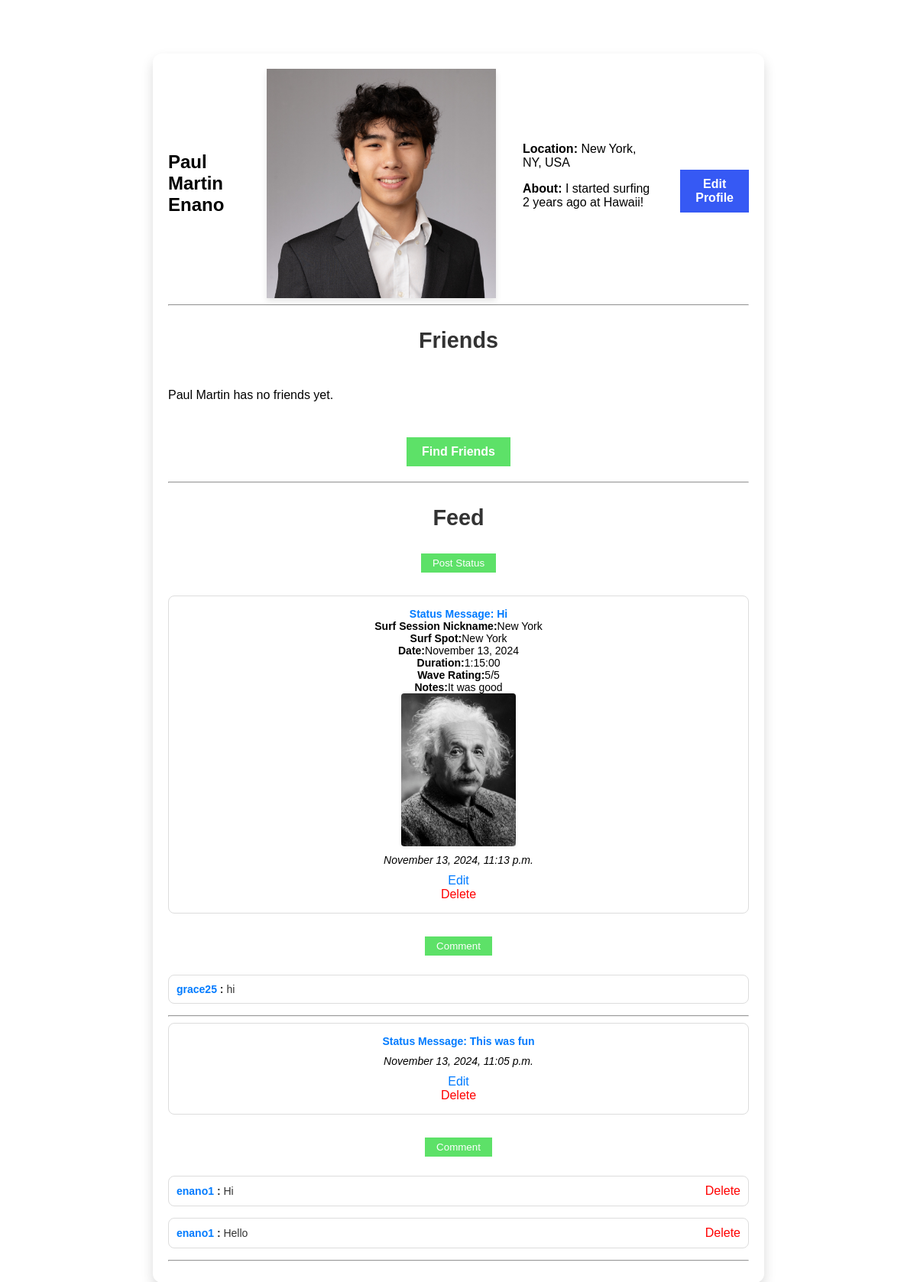
Page /profile/6/ (signed in) on the committed database.
### tide/models.py (models this page shows, shortened)
class Profile(models.Model):
    user = models.OneToOneField(User, on_delete=models.CASCADE)  # Each user has one profile
    fname = models.CharField(max_length=100)
    lname = models.CharField(max_length=100)
    city = models.CharField(max_length=100)
    email = models.EmailField()
    image = models.ImageField(upload_to='profile_images/', blank=True, null=True)
    bio = models.TextField(default="This is where you can add a bio or description about the user.", blank=True)
    def get_friends(self):
        friends = Friend.objects.filter(models.Q(profile1=self) | models.Q(profile2=self))
        return [f.profile2 if f.profile1 == self else f.profile1 for f in friends]

class StatusMessage(models.Model):
    timestamp = models.DateTimeField(auto_now_add=True)
    message = models.TextField()
    profile = models.ForeignKey('Profile', on_delete=models.CASCADE, related_name='status_messages')
    surf_session = models.OneToOneField(SurfSession, on_delete=models.SET_NULL, null=True, blank=True)
    def get_images(self):
        return self.images.all()

class SurfSession(models.Model):
    surf_spot = models.ForeignKey(SurfSpot, on_delete=models.CASCADE, related_name='surf_sessions')
    user = models.ForeignKey(User, on_delete=models.CASCADE, related_name='surf_sessions')
    date = models.DateField()
    duration = models.DurationField()
    wave_rating = models.IntegerField(choices=[(i, str(i)) for i in range(1, 6)])
    notes = models.TextField(blank=True, max_length=100)

class SurfSpot(models.Model):
    user = models.ForeignKey(User, on_delete=models.CASCADE, related_name='surf_spots')
    station_id = models.CharField(max_length=10)
    nickname = models.CharField(max_length=100, blank=True)
    latitude = models.FloatField()
    longitude = models.FloatField()
    created_at = models.DateTimeField(auto_now_add=True)
    def __str__(self):
        return f"{self.nickname or self.station_id}"
    class Meta:
        ordering = ['-created_at']

class Image(models.Model):
    image_file = models.ImageField(upload_to='images/')
    status_message = models.ForeignKey('StatusMessage', on_delete=models.CASCADE, related_name='images')

class Comment(models.Model):
    status_message = models.ForeignKey('StatusMessage', on_delete=models.CASCADE, related_name='comments')
    parent_comment = models.ForeignKey('self', on_delete=models.CASCADE, related_name='replies', null=True, blank=True)
    profile = models.ForeignKey('Profile', on_delete=models.CASCADE, related_name='comments')
    comment_text = models.TextField()

### tide/views.py (the view)
# urls.py: path('profile/<int:pk>/', views.ShowProfilePageView.as_view(), name='show_profile'),
class ShowProfilePageView(LoginRequiredMixin, DetailView):
    model = Profile
    template_name = 'tide/show_profile.html'
    context_object_name = 'profile'
    login_url = '/login/'

### tide/templates/tide/show_profile.html (shortened to what this page needs)
{% extends 'tide/base.html' %}
{% block content %}
<body class="profile-body">
    <div class="content-wrapper">
        <div class="profile-expanded-card">
            <div class="profile-header">
                <h2>{{ profile.fname }} {{ profile.lname }}</h2>
                {% if profile.image %}
                    <img src="{{ profile.image.url }}" class="profile-image-large" alt="{{ profile.fname }} {{ profile.lname }}">
                {% else %}
                    <img src="https://picsum.photos/400/300" class="profile-image-large" alt="Default Profile Image">
                {% endif %}
                <div class="profile-info">
                    <p><strong>Location:</strong> {{ profile.city }}</p>
                    <p><strong>About:</strong> {{ profile.bio }}</p>
                </div>
                {% if request.user == profile.user %}
                    <a href="{% url 'update_profile' profile.pk %}" class="edit-profile-button">Edit Profile</a>
                {% endif %}
            </div>
            <hr>
            <div class="friends-section">
                <h3>Friends</h3>
                <div class="friends-container">
                    {% for friend in profile.get_friends %}
                        <div class="friend-card">
                            <a href="{% url 'show_profile' friend.pk %}">
                                {% if friend.image and friend.image.name %}
                                    <img src="{{ friend.image.url }}" class="friend-image" alt="{{ friend.fname }} {{ friend.lname }}">
                                {% else %}
                                    <img src="https://picsum.photos/60/60" class="friend-image" alt="Default Profile Image">
                                {% endif %}
                                <p class="friend-name">{{ friend.fname }} {{ friend.lname }}</p>
                            </a>
                        </div>
                    {% empty %}
                        <p>{{ profile.fname }} has no friends yet.</p>
                    {% endfor %}
                </div>
                {% if request.user == profile.user %}
                    <div style="display: flex; justify-content: center;">
                        <a href="{% url 'friend_suggestions' profile.pk %}" class="profile-button">Find Friends</a>
                    </div>
                {% endif %}
            </div>
            <hr>
            <div class="profile-newsfeed">
                <h3>Feed</h3>
                {% if request.user == profile.user %}
                    <form action="{% url 'create_status_message' profile.pk %}" method="post" enctype="multipart/form-data">
                        <div style="display: flex; justify-content: center;">
                            <button type="submit" class="post-status-button">Post Status</button>
                        </div>
                    </form>
                {% endif %}
                <div class="status-messages">
                    {% for status in profile.status_messages.all|dictsortreversed:"timestamp" %}
                        <div class="status-message-container" style="margin-bottom: 20px; padding: 15px; background-color: #ffffff; border: 1px solid #ddd; border-radius: 8px;">
                            <div class="status-message">
                                <p style="color: #007BFF;"><strong>Status Message: {{ status.message }}</strong></p>
                                {% if status.surf_session %}
                                    <div class="surf-session-details">
                                        <p><strong>Surf Session Nickname:</strong> {{ status.surf_session.surf_spot.nickname }}</p>
                                        <p><strong>Surf Spot:</strong> {{ status.surf_session.surf_spot }}</p>
                                        <p><strong>Date:</strong> {{ status.surf_session.date|date:"F j, Y" }}</p>
                                        <p><strong>Duration:</strong> {{ status.surf_session.duration }}</p>
                                        <p><strong>Wave Rating:</strong> {{ status.surf_session.wave_rating }}/5</p>
                                        {% if status.surf_session.notes %}
                                            <p><strong>Notes:</strong> {{ status.surf_session.notes }}</p>
                                        {% endif %}
                                    </div>
                                {% endif %}
                                <div class="status-message-images">
                                    {% for img in status.get_images %}
                                        <img src="{{ img.image_file.url }}" alt="Status Image" class="status-image" style="max-width: 300px;">
                                    {% endfor %}
                                </div>
                                <p style="margin-top: 10px;"><em>{{ status.timestamp|date:"F j, Y, g:i a" }}</em></p>
                            </div>
                        {% if request.user == profile.user %}
                            <div class="status-actions">
                                <a href="{% url 'update_status_message' status.pk %}" class="update-status-button">Edit</a>
                            </div>
                            <div class="status-actions">
                                <a href="{% url 'delete_status_message' status.pk %}" class="delete-status-button">Delete</a>
                            </div>
                        {% endif %}
                        </div>
                        <div style="display: flex; justify-content: center; margin-top: 10px;">
                            <form method="post" action="{% url 'create_comment' status_message_id=status.id %}">
                                <button type="submit">Comment</button>
                            </form>
                        </div>
                        <div class="comments">
                            {% for comment in status.comments.all %}
                                <div class="comment" style="margin-top: 15px; margin-bottom: 15px; padding: 10px; background-color: #ffffff; border: 1px solid #ddd; border-radius: 8px;">
                                    <div style="display: flex; justify-content: space-between; align-items: center;">
                                        <p style="margin: 0; font-size: 14px; color: #333; flex-grow: 1;">
                                            <strong>
                                                <a href="{% url 'show_profile' comment.profile.pk %}" style="color: #007BFF; text-decoration: none;">
                                                    {{ comment.profile.user.username }}
                                                </a>:
                                            </strong>
                                            {{ comment.comment_text }}
                                        </p>
                                        <div style="display: flex; gap: 10px; margin-left: 10px;">
                                            {% if request.user == comment.profile.user %}
                                                <a href="{% url 'delete_comment' comment.id %}" style=" color: #FF0000; text-decoration: none;">Delete</a>
                                            {% endif %}
                                        </div>
                                    </div>
                                </div>
                            {% endfor %}
                        </div>
                        <hr>
                    {% empty %}
                        <p>No status messages yet.</p>
                    {% endfor %}
                </div>
            </div>
        </div>
    </div>
</body>
{% endblock %}

### tide/static/tide/tidestyles.css (style rules this page uses)
* { box-sizing: border-box; }
body { -ms-overflow-style: none; scrollbar-width: none; }
body { margin: 0; font-family: Arial, sans-serif; background-color: rgb(12, 12, 12); color: rgb(0, 0, 0); }
.profile-info { padding: 15px; }
button[type="submit"] { background-color: #5de168; color: white; padding: 5px 15px; border: none; cursor: pointer; transition: background-color 0.3s; margin-top: 10px; margin-bottom: 10px; }
.profile-expanded-card { margin-top: 50px; max-width: 800px; margin: 0 auto; padding: 20px; background-color: #ffffff; border-radius: 12px; box-shadow: 0 8px 16px rgba(0, 0, 0, 0.15); }
.profile-header { display: flex; align-items: center; gap: 20px; color: #000000; }
.profile-image-large { width: 300px; height: 300px; object-fit: cover; box-shadow: 0 4px 8px rgba(0, 0, 0, 0.1); }
.profile-info { margin-bottom: 20px; }
.friends-section { margin: 20px 0; }
.friends-container { display: flex; overflow-x: auto; padding: 10px 0; }
.profile-button { display: inline-block; margin-top: 20px; padding: 10px 20px; background-color: #5de168; color: white; text-align: center; font-weight: bold; text-decoration: none; transition: background-color 0.3s ease; }
.edit-profile-button { display: inline-block; margin-top: 20px; padding: 10px 20px; background-color: #3659f4; color: white; text-align: center; font-weight: bold; text-decoration: none; transition: background-color 0.3s ease; }
.profile-body { background: url('https://cs-people.bu.edu/enano1/background_image5.jpg') no-repeat center center fixed; background-size: cover; min-height: 100vh; text-decoration: none; display: block; }
.content-wrapper { max-width: 1200px; margin: 0 auto; margin-top: 50px; padding: 20px; margin-bottom: 50px; }
.update-status-button { color: #007BFF; text-decoration: none; }
.delete-status-button { color: red; text-decoration: none; }
.status-actions { display: flex; justify-content: center; align-items: center; }
.status-messages { color: black; font-family: Arial, sans-serif; margin-top: 20px; }
.status-message { color: black; margin-bottom: 10px; font-size: 14px; }
.status-message p { margin: 0; text-decoration: none; display: flex; justify-content: center; }
h3 { text-align: center; color: #333; font-size: 1.8em; margin-bottom: 20px; }
.status-image { max-width: 200px; height: 200px; object-fit: cover; border-radius: 4px; box-shadow: 0 1px 4px rgba(0, 0, 0, 0.1); display: block; margin: 0 auto; }

### rows in the picture
Profile: fname "Paul Martin", lname "Enano", image (picture), city "New York, NY, USA", bio "I started surfing 2 years ago at Hawaii!"
StatusMessage: message "Hi", surf_session.surf_spot.nickname "New York", surf_session.surf_spot "New York", surf_session "November 13, 2024", surf_session.duration "1:15:00", surf_session.wave_rating "5", surf_session.notes "It was good", timestamp "November 13, 2024, 11:13 p.m."
Image: image_file (picture)
Comment: profile.user.username "grace25", comment_text "hi"
StatusMessage: message "This was fun", timestamp "November 13, 2024, 11:05 p.m."
Comment: profile.user.username "enano1", comment_text "Hi", shows "Delete"
Comment: profile.user.username "enano1", comment_text "Hello", shows "Delete"
